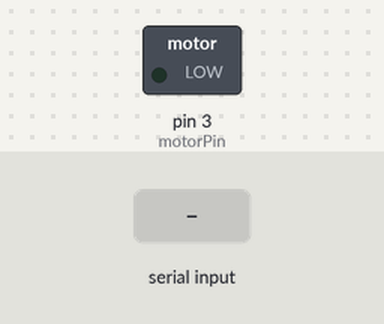
Recording of a sketch running on a simulated Arduino Uno, built with avr-gcc and run on an emulated ATmega328P. On the bench: switched loads named in the sketch (green lamp = pin HIGH). The inputs (shaded band) are chosen by the test bench. What the sketch prints to the serial monitor is not drawn.

Above: at 1.2 s.
1.3 s: "90,45\n" received over Serial
At 2.1 s:
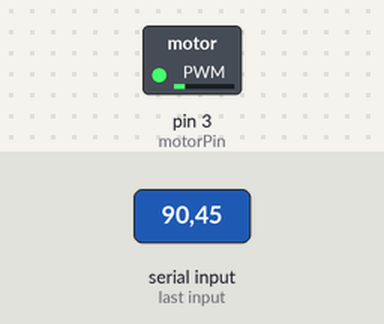
3.8 s: "30,150\n" received over Serial
At 4.4 s:
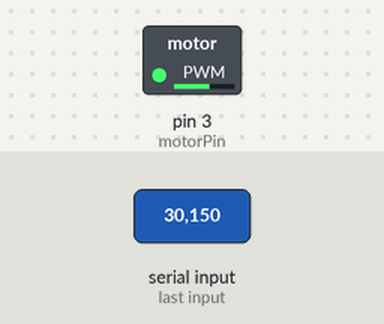
6.3 s: "200\n" received over Serial
At 7.1 s:
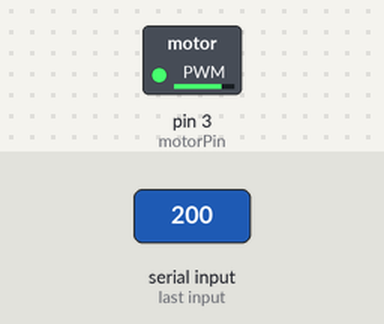
Timing chart, 0 to 9.3 s (numbered marks = the images above; inputs shaded):
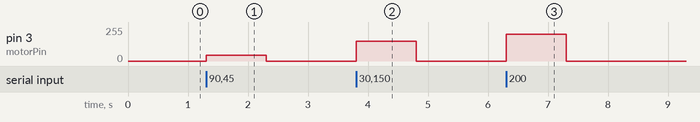

The sketch:

D7_S2.ino
```cpp
int motorPin = 3;

void setup()
{
  pinMode(motorPin, OUTPUT);
  Serial.begin(9600);
  while (! Serial);
  Serial.println("Speed 0 to 255");
  Serial.println("But the advice 50 to 255. Because the minimum voltage required to start the motor is 50.");
}


void loop()
{
  if (Serial.available())
  {
    int speed = Serial.parseInt();
    if (speed >= 0 && speed <= 255)
    {
      analogWrite(motorPin, speed);
    }
  }
}
```

Measured:
- after the input at 1.3 s, pin 3 (motorPin): 0/255 → 45/255 at once, → 0/255 1.0 s later
- after the input at 3.8 s, pin 3 (motorPin): 0/255 → 150/255 at once, → 0/255 1.0 s later
- after the input at 6.3 s, pin 3 (motorPin): 0/255 → 200/255 at once, → 0/255 1.0 s later
